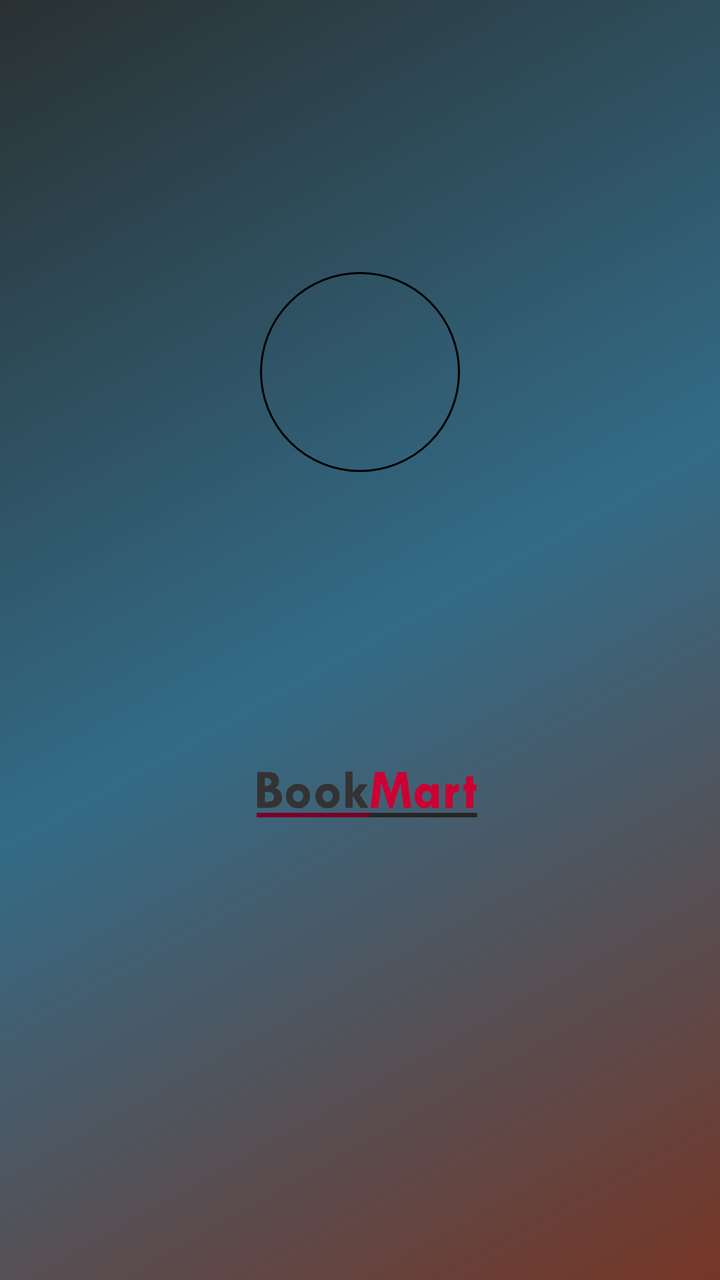
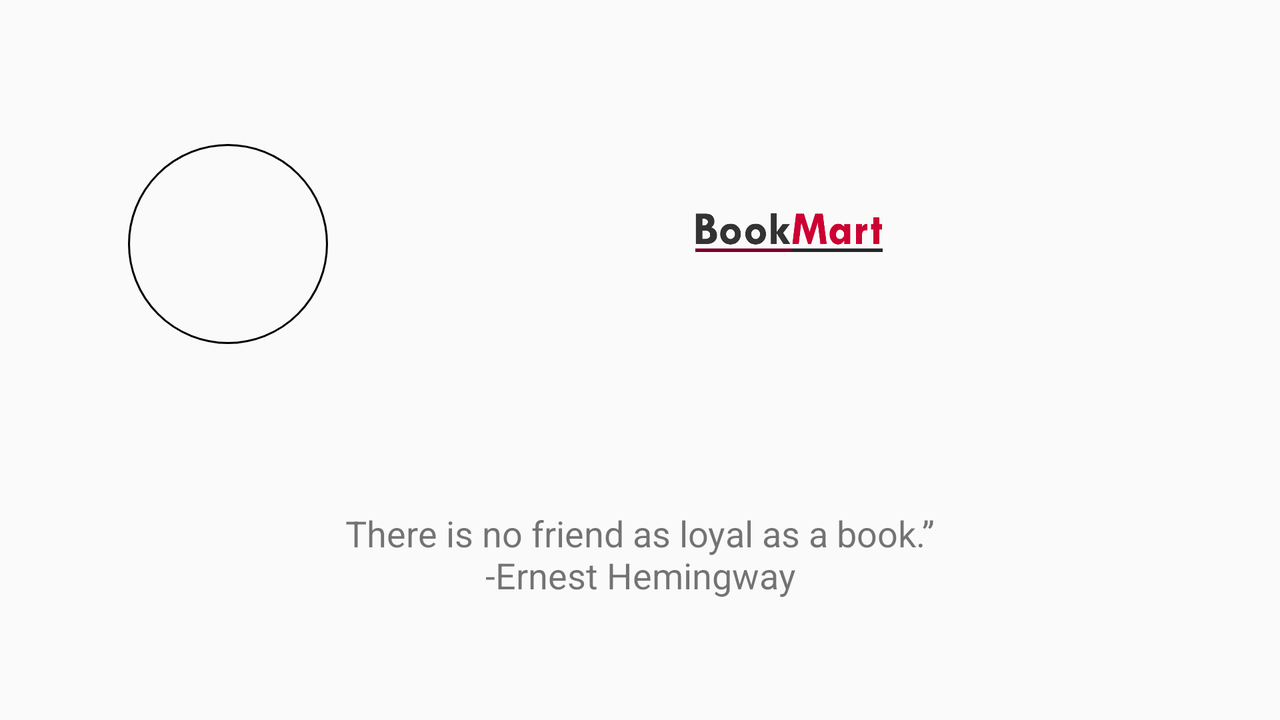

Compare how this app lays out the same screen by default and in its alternative resource folder. The renders come first, then the two layout files and the values they reference.
<!-- AndroidManifest.xml: application theme AppTheme -->
<!-- res/layout/layout_welcome.xml -->
<?xml version="1.0" encoding="utf-8"?>
<android.support.constraint.ConstraintLayout xmlns:android="http://schemas.android.com/apk/res/android"
    xmlns:app="http://schemas.android.com/apk/res-auto"
    xmlns:tools="http://schemas.android.com/tools"
    android:layout_width="match_parent"
    android:layout_height="match_parent"
    android:background="@drawable/side_nav_bar">

    <ImageView
        android:id="@+id/imageView2"
        android:layout_width="100dp"
        android:layout_height="100dp"
        android:layout_marginEnd="16dp"
        android:layout_marginLeft="16dp"
        android:layout_marginRight="16dp"
        android:layout_marginStart="16dp"
        android:layout_marginTop="136dp"
        android:background="@drawable/user_bak"
        android:src="@drawable/bm_launcher"
        app:layout_constraintLeft_toLeftOf="parent"
        app:layout_constraintRight_toRightOf="parent"
        app:layout_constraintTop_toTopOf="parent" />

    <ImageView
        android:id="@+id/imageView3"
        android:layout_width="350dp"
        android:layout_height="200dp"
        android:layout_marginBottom="88dp"
        android:layout_marginEnd="8dp"
        android:layout_marginLeft="16dp"
        android:layout_marginRight="8dp"
        android:layout_marginStart="16dp"
        android:layout_marginTop="8dp"
        android:src="@drawable/banner"
        app:layout_constraintBottom_toBottomOf="parent"
        app:layout_constraintHorizontal_bias="0.58"
        app:layout_constraintLeft_toLeftOf="parent"
        app:layout_constraintRight_toRightOf="parent"
        app:layout_constraintTop_toBottomOf="@+id/imageView2" />

</android.support.constraint.ConstraintLayout>
<!-- resources referenced by this layout -->
<resources>
  <!-- drawable banner: png bitmap (drawable, 37371 bytes) -->
  <!-- drawable side_nav_bar (drawable) -->
  <shape xmlns:android="http://schemas.android.com/apk/res/android"
      android:shape="rectangle">
      <gradient
          android:angle="135"
          android:centerColor="#336b87"
          android:endColor="#2a3132"
          android:startColor="#763626"
          android:type="linear" />
  </shape>
  <!-- drawable user_bak (drawable) -->
  <?xml version="1.0" encoding="utf-8"?>
  <shape xmlns:android="http://schemas.android.com/apk/res/android" android:shape="rectangle">
      <corners android:radius="1000dp"/>
      <size android:height="60dp" android:width="60dp"/>
      <stroke android:width="1dp" android:color="#000000"/>
  </shape>
  <style name="AppTheme" parent="Theme.AppCompat.Light.DarkActionBar">
          
          <item name="colorPrimary">@color/colorPrimary</item>
          <item name="colorPrimaryDark">@color/colorPrimaryDark</item>
          <item name="colorAccent">@color/colorAccent</item>
      </style>
  <color name="colorPrimary">#388E8E</color>
  <color name="colorPrimaryDark">#303F9F</color>
  <color name="colorAccent">#121212</color>
</resources>
<!-- res/layout-land/layout_welcome.xml (the author's variant of the layout above) -->
<!-- drawn on the phone turned sideways -->
<?xml version="1.0" encoding="utf-8"?>
<android.support.constraint.ConstraintLayout xmlns:android="http://schemas.android.com/apk/res/android"
    xmlns:app="http://schemas.android.com/apk/res-auto"
    xmlns:tools="http://schemas.android.com/tools"
    android:layout_width="match_parent"
    android:layout_height="match_parent"
    android:background="@drawable/grad3">

    <ImageView
        android:layout_width="100dp"
        android:layout_height="100dp"
        android:src="@drawable/bm_launcher"
        android:id="@+id/imageView2"
        android:background="@drawable/user_bak"
        android:layout_marginStart="64dp"
        app:layout_constraintLeft_toLeftOf="parent"
        android:layout_marginLeft="64dp"
        android:layout_marginTop="72dp"
        app:layout_constraintTop_toTopOf="parent" />

    <TextView
        android:layout_width="560dp"
        android:layout_height="wrap_content"
        android:text="@string/motto"
        android:textSize="18dp"
        android:textAlignment="center"
        android:id="@+id/textView6"
        android:typeface="normal"
        android:layout_marginTop="8dp"
        app:layout_constraintTop_toBottomOf="@+id/imageView3"
        android:layout_marginEnd="16dp"
        app:layout_constraintRight_toRightOf="parent"
        android:layout_marginRight="16dp"
        android:layout_marginStart="16dp"
        app:layout_constraintLeft_toLeftOf="parent"
        android:layout_marginLeft="16dp"
        app:layout_constraintBottom_toBottomOf="parent"
        android:layout_marginBottom="16dp" />

    <ImageView
        android:layout_width="251dp"
        android:layout_height="170dp"
        android:src="@drawable/banner"
        android:id="@+id/imageView3"
        app:layout_constraintLeft_toRightOf="@+id/imageView2"
        android:layout_marginEnd="16dp"
        app:layout_constraintRight_toRightOf="parent"
        android:layout_marginRight="16dp"
        android:layout_marginTop="32dp"
        app:layout_constraintTop_toTopOf="parent" />

</android.support.constraint.ConstraintLayout>
<!-- resources referenced by the variant -->
<!-- as the phone turned sideways resolves them -->
<resources>
  <!-- drawable banner: png bitmap (drawable, 37371 bytes) -->
  <!-- drawable user_bak (drawable) -->
  <?xml version="1.0" encoding="utf-8"?>
  <shape xmlns:android="http://schemas.android.com/apk/res/android" android:shape="rectangle">
      <corners android:radius="1000dp"/>
      <size android:height="60dp" android:width="60dp"/>
      <stroke android:width="1dp" android:color="#000000"/>
  </shape>
  <string name="motto">"There is no friend as loyal as a book.”\n-Ernest Hemingway</string>
  <style name="AppTheme" parent="Theme.AppCompat.Light.DarkActionBar">
          
          <item name="colorPrimary">@color/colorPrimary</item>
          <item name="colorPrimaryDark">@color/colorPrimaryDark</item>
          <item name="colorAccent">@color/colorAccent</item>
      </style>
  <color name="colorPrimary">#388E8E</color>
  <color name="colorPrimaryDark">#303F9F</color>
  <color name="colorAccent">#121212</color>
</resources>
